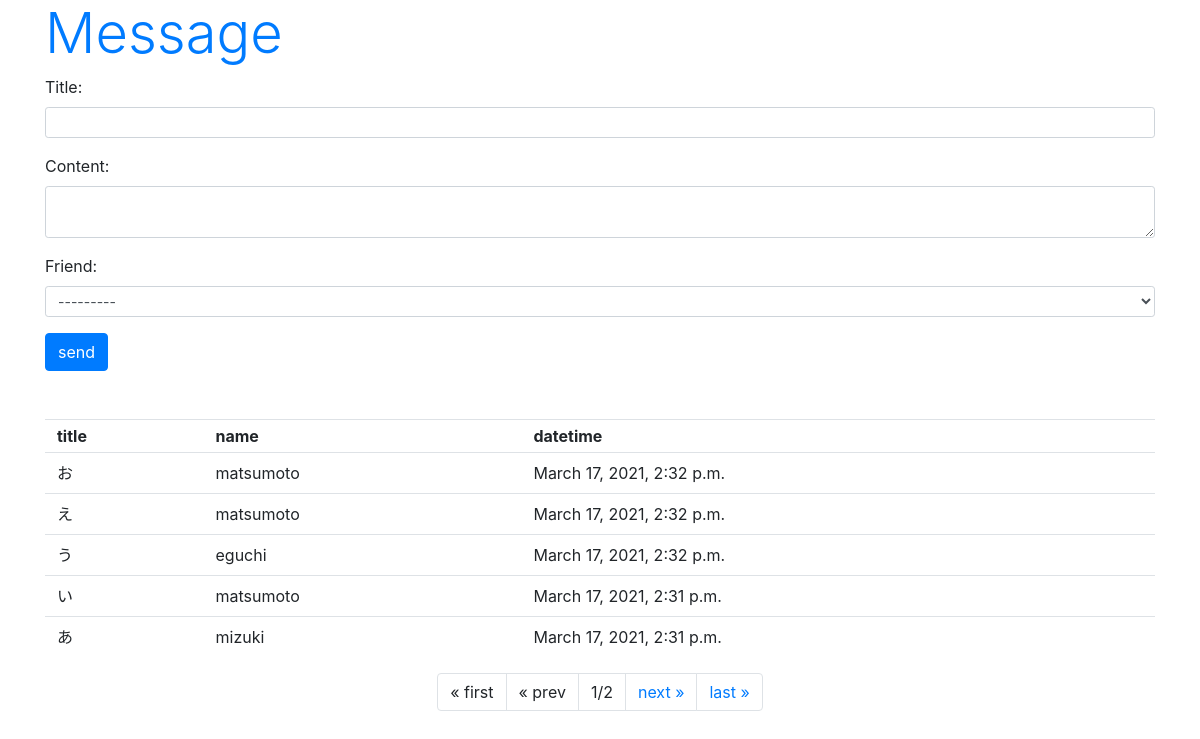
Page /hello/message/ on the committed database.
### hello/models.py (models this page shows, shortened)
class Message(models.Model):
    friend = models.ForeignKey(Friend, on_delete=models.CASCADE)
    title = models.CharField(max_length=100)
    content = models.CharField(max_length=300)
    pub_date = models.DateTimeField(auto_now_add=True)
    class Meta:
        ordering = ('pub_date', )

class Friend(models.Model):
    name = models.CharField(max_length=100)
    mail = models.EmailField(max_length=200)
    gender = models.BooleanField()
    age = models.IntegerField()
    birthday = models.DateField()
    def __str__(self):
        return '<Friend:id=' + str(self.id) + ', ' + \
            self.name + '(' + str(self.age) + ')>'

### hello/views.py (the view)
# urls.py: path('message/', views.message, name='message'),
def message(request, page=1):
    if (request.method == 'POST'):
        obj = Message
        form = MessageForm(request.POST, instance=obj)
        form.save()
    data = Message.objects.all().reverse()
    paginator = Paginator(data, 5)
    params = {
        'title': 'Message',
        'form': MessageForm,
        'data': paginator.get_page(page)
    }
    return render(request, 'hello/message.html', params)

### hello/templates/hello/message.html (shortened to what this page needs)
{% load static %}
<!DOCTYPE html>
<html lang="ja">
<head>
	<link
			rel="stylesheet"
			href="https://stackpath.bootstrapcdn.com/bootstrap/4.5.0/css/bootstrap.min.css"
	>
</head>
<body class="container">
	<h1 class="display-4 text-primary">{{title}}</h1>
	<form action="{% url 'message' %}" method="post">
		{{ form.as_p }}
		<input type="submit" value="send" class="btn btn-primary">
	</form>
	<table class="table">
		<tr>
			<th class="py-1">title</th>
			<th class="py-1">name</th>
			<th class="py-1">datetime</th>
		</tr>
		{% for item in data %}
			<tr>
				<td class="py-2">{{ item.title }}</td>
				<td class="py-2">{{ item.friend.name }}</td>
				<td class="py-2">{{ item.pub_date }}</td>
			</tr>
		{% endfor %}
	</table>
	<ul class="pagination justify-content-center">
		{% if data.has_previous %}
			<li class="page-item">
				<a href="{% url 'message' %}" class="page-link">&laquo; first</a>
			</li>
			<li class="page-item">
				<a href="{% url 'message'%}{{ data.previous_page_number }}" class="page-link">&laquo; prev</a>
			</li>
		{% else %}
			<li class="page-item">
				<a class="page-link">&laquo; first</a>
			</li>
			<li class="page-item">
				<a class="page-link">&laquo; prev</a>
			</li>
		{% endif %}
		<li class="page-item">
			<a class="page-link">{{ data.number }}/{{ data.paginator.num_pages }}</a>
		</li>
		{% if data.has_next %}
			<li class="page-item">
				<a href="{% url 'message' %}{{ data.next_page_number }}" class="page-link">next &raquo;</a>
			</li>
			<li class="page-item">
				<a href="{% url 'message' %}{{ data.paginator.num_pages }}" class="page-link">last &raquo;</a>
			</li>
		{% endif %}
	</ul>
</body>
</html>

### rows in the picture
Message: title "お", friend.name "matsumoto", pub_date "March 17, 2021, 2:32 p.m."
Message: title "え", friend.name "matsumoto", pub_date "March 17, 2021, 2:32 p.m."
Message: title "う", friend.name "eguchi", pub_date "March 17, 2021, 2:32 p.m."
Message: title "い", friend.name "matsumoto", pub_date "March 17, 2021, 2:31 p.m."
Message: title "あ", friend.name "mizuki", pub_date "March 17, 2021, 2:31 p.m."

### other values in the picture
{{ title }} "Message"
{{ data.number }} "1"
{{ data.paginator.num_pages }} "2"
